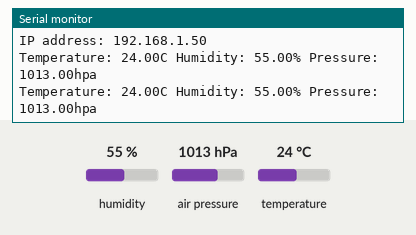
Simulated run of this sketch. Board: ESP32. On the bench: the last lines printed to the serial monitor. The test bench sets the inputs (shaded band); at power-on: humidity 55 %, air pressure 1013 hPa, temperature 24 °C. WiFi joins after 1.5 s; servers stay silent unless stated.

Above: at 2.9 s.
3.0 s: humidity set to 22 %
At 4.0 s:
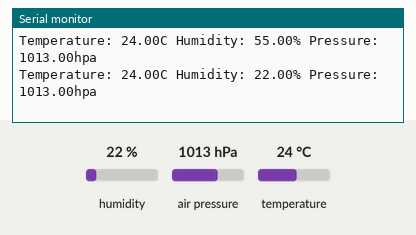
4.5 s: air pressure set to 952 hPa
At 5.6 s:
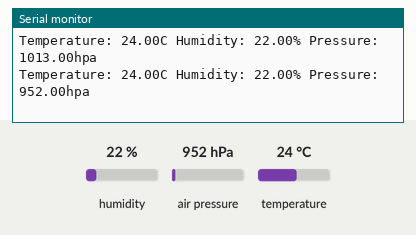
6.0 s: temperature set to 12 °C
At 7.2 s:
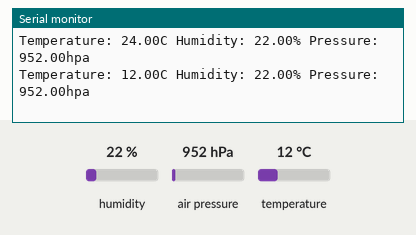

Measured:
- after the input at 3.0 s, the serial monitor: prints a new line after 0.32 s (image 1)
- after the input at 4.5 s, the serial monitor: prints a new line after 0.43 s (image 2)
- after the input at 6.0 s, the serial monitor: prints a new line after 0.54 s (image 3)

The sketch:

ESP32_BME280.ino
```cpp
#include <Wire.h>
#include <WiFi.h>
#include <WiFiUdp.h>
#include <ArduinoJson.h>
#include <Adafruit_Sensor.h>
#include <Adafruit_BME280.h>

#define BME_SCK 13
#define BME_MISO 12
#define BME_MOSI 11
#define BME_CS 10

#define SSID "demoIT"
#define PASSWORD ""

#define SEALEVELPRESSURE_HPA 1013.25

Adafruit_BME280 bme;

unsigned long delayTime = 800;

// UDP Client
WiFiUDP udp;
unsigned int localUdpPort = 4210;
const char* ip = "192.168.0.1";
unsigned int port = 8888;

void setup() {
  Serial.begin(115200);
  delay(100);

  // BME 280
  bool status = bme.begin();
  if (!status) {
      Serial.println("Could not find a valid BME280 sensor, check wiring!");
      while (1);
  }
  Serial.println("BME280 Test");
  Serial.println();
  delay(100);

  // WiFi Connect
  WiFi.begin(SSID, PASSWORD);
  Serial.print("\n\r \n\rWorking to connect");

  // Wait for connection
  while (WiFi.status() != WL_CONNECTED) {
    delay(500);
    Serial.print(".");
  }
  Serial.println("");
  Serial.println("NodeMCU(ESP8266)");
  Serial.print("Connected to ");
  Serial.println(SSID);
  Serial.print("IP address: ");
  Serial.println(WiFi.localIP());

  // Start UDP Connection
  udp.begin(localUdpPort);
}

void loop() {
  // JSON Buffer
  StaticJsonBuffer<100> jsonBuffer;

  // Read BME280 values
  float t = bme.readTemperature();
  float h = bme.readHumidity();
  float p = bme.readPressure() / 100.0F;

  Serial.print("Temperature: ");
  Serial.print(t);
  Serial.print("C Humidity: ");
  Serial.print(h);
  Serial.print("% Pressure: ");
  Serial.print(p);
  Serial.println("hpa");

  // Publish UDP Packets
  // Temperature
  JsonObject& root = jsonBuffer.createObject();
  root["type"] = "pub";
  root["topic"] = "temperature";
  root["value"] = t;

  udp.beginPacket(ip, port);
  root.printTo(udp);
  udp.println();
  udp.endPacket();

  // Humidity
  root["topic"] = "humidity";
  root["value"] = h;

  udp.beginPacket(ip, port);
  root.printTo(udp);
  udp.println();
  udp.endPacket();

  // Pressure
  root["topic"] = "pressure";
  root["value"] = p;

  udp.beginPacket(ip, port);
  root.printTo(udp);
  udp.println();
  udp.endPacket();

  delay(delayTime);
}
```
